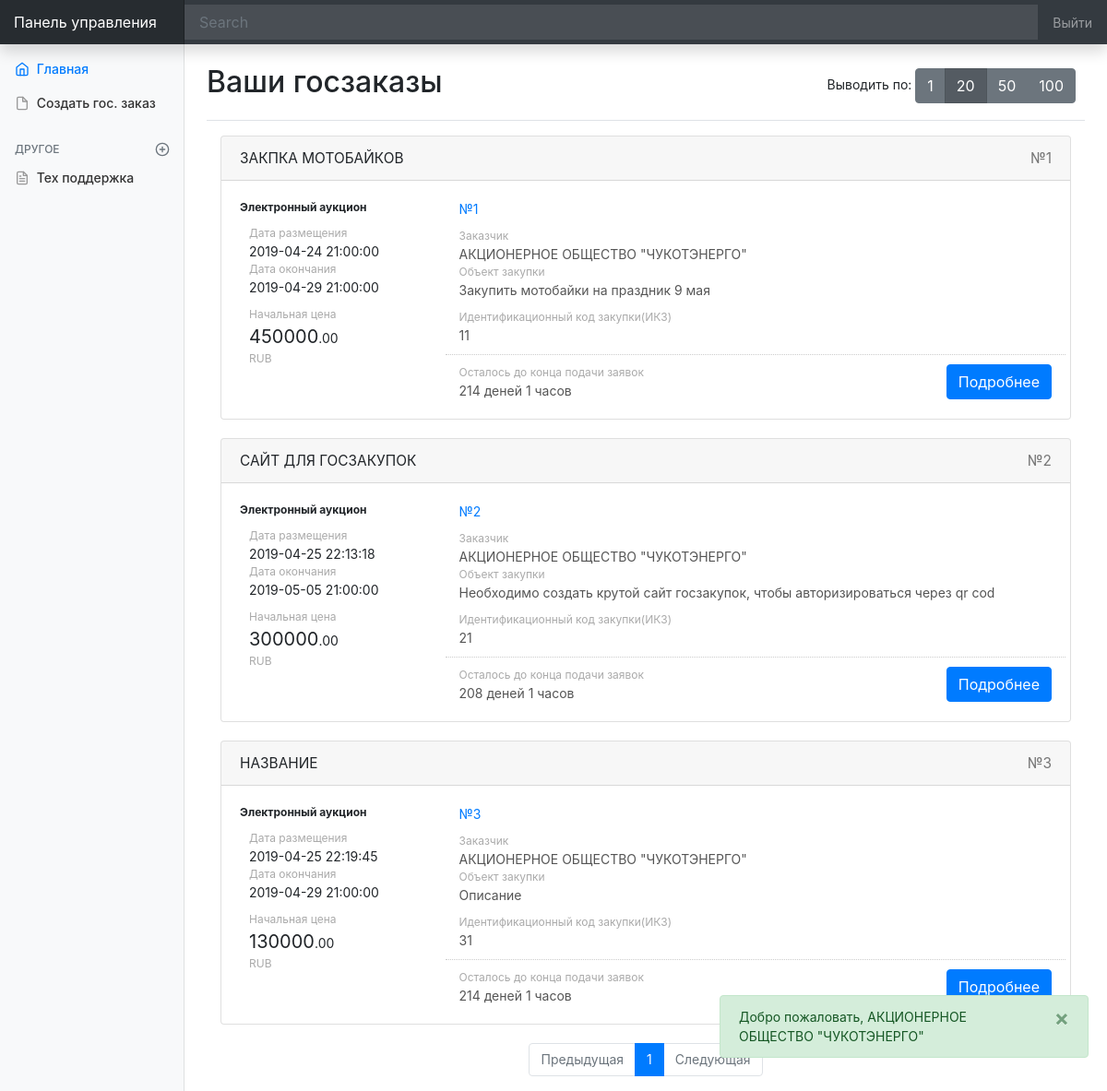
The app's page /gospanel/ (signed in) with its own data.
### tables this page shows
CREATE TABLE `gosorder` (
  `id` int(11) NOT NULL,
  `id_org` int(11) NOT NULL,
  `title` varchar(255) NOT NULL,
  `description` varchar(255) NOT NULL,
  `max_price` double NOT NULL,
  `valuta` varchar(255) NOT NULL,
  `date_start` timestamp NOT NULL DEFAULT CURRENT_TIMESTAMP,
  `object_zakupki` varchar(255) NOT NULL,
  `date_end` timestamp NOT NULL DEFAULT '0000-00-00 00:00:00'
);

### gospanel/templates/main.php (the view)
    <main role="main" class="col-md-9 ml-sm-auto col-lg-10 px-4">
    <div class="main_container">
      <div class="d-flex justify-content-between flex-wrap flex-md-nowrap align-items-center pt-3 pb-2 mb-3 border-bottom">
        <h1 class="h2">Ваши госзаказы</h1>
        <div class="btn-toolbar mb-2 mb-md-0">
                <div style="padding:10px;float:right;">
                Выводить по:
                <div class="btn-group" role="group" aria-label="Basic example">
                  <a href="?page=<?=$page?>&limit=1" class="btn btn-secondary <?=(($limit==1) ? "active":"") ?>">1</a>
                    <a href="?page=<?=$page?>&limit=20" class="btn btn-secondary <?=(($limit==20) ? "active":"") ?>">20</a>
                  <a href="?page=<?=$page?>&limit=50" class="btn btn-secondary <?=(($limit==50) ? "active":"") ?>">50</a>
                  <a href="?page=<?=$page?>&limit=100" class="btn btn-secondary <?=(($limit==100) ? "active":"") ?>">100</a>
                </div>
                    </div>
        </div>
      </div>
        <div class="col-12">
            <?for ($i=0;$i<count($orgZakupki);$i++){?>
                <div class="card" style="margin-bottom:20px;">
                  <div class="card-header">
                      <?=$orgZakupki[$i]["title"]?><div style="float:right;color:#777;">№<?=$orgZakupki[$i]["id"]?></div>
                  </div>
                <div class="row">
                    <div class="col-3">
                      <div class="card-body">
                        <div class="black_bold_title">
                              Электронный аукцион
                          </div>
                          <div class="item_date_block">
                                <div class="gray_title">
                                  Дата размещения
                              </div>
                              <div class="">
                              <?=$orgZakupki[$i]["date_start"]?>
                              </div>
                              <div class="gray_title">
                                  Дата окончания
                              </div>
                              <div class="">
                              <?=$orgZakupki[$i]["date_end"]?>
                              </div>
                          </div>
                          <div class="item_date_block">
                          <div class="gray_title">
                              Начальная цена
                          </div>
                          <div class="cost_value">
                              <?=$orgZakupki[$i]["max_price"]?><span style="font-size:14px;">.00 </span>
                          </div>
                            <div class="gray_title">
                              <?=$orgZakupki[$i]["valuta"]?>
                          </div>
                          </div>
                      </div>
                    </div>
                    <div class="col-9">
                      <div class="card-body">
                              <a class="" href="">
                              №<?=$orgZakupki[$i]["id"]?>
                              </a>
                            <div class="gray_title mt10" >
                                  Заказчик
                              </div>
                              <div class="" style="color:#555;">
                              <?=$_SESSION["gos_title"]?>
                              </div>
                            <div class="gray_title">
                                  Объект закупки
                              </div>
                              <div class="" style="color:#555;">
                              <?=$orgZakupki[$i]["description"]?>
                              </div>
                                <div class="gray_title mt10" >
                                  Идентификационный код закупки(ИКЗ)
                              </div>
                              <div class="" style="color:#555;">
                              <?=$orgZakupki[$i]["id"]?><?=$orgZakupki[$i]["id_org"]?>
                              </div>
                          <div class="item_button_block mt10 row" >
                              <div class="col-6" style="text-align:left;">
                            <div class="gray_title " >
                                  Осталось до конца подачи заявок
                              </div>
                              <div class="" style="color:#555;">
                                <?=date_diff(new DateTime(), new DateTime($orgZakupki[$i]["date_end"]))->days?> деней <?=date_diff(new DateTime(), new DateTime($orgZakupki[$i]["date_end"]))->h?> часов
                              </div>
                              </div>
                              <div class="col-6" style="text-align:right;">
                                   <a href="?act=orderDetail&id=<?=$orgZakupki[$i]["id"]?>" class="btn btn-primary">Подробнее</a>
                              </div>
                              </div>
                      </div>
                    </div>
                </div>
                </div>
            <?}?>
        </div>
                    <nav aria-label="Page navigation example">
              <ul class="pagination justify-content-center">
                <li class="page-item <?=(($page==1) ? "disabled":"" )?>">
                  <a class="page-link" href="?page=<?=$page-1?>&limit=<?=$limit?>" tabindex="-1" aria-disabled="true">Предыдущая</a>
                </li>
                  <?  for ($i=0;$i<$orderPagesNum;$i++){?>
                <li class="page-item <?=(($page-1==$i) ? "active":"") ?>"><a class="page-link" href="?page=<?=($i+1)?>&limit=<?=$limit?>"><?=$i+1?></a></li>
                  <?}?>
                <li class="page-item <?=(($page==$orderPagesNum) ? "disabled":"") ?>">
                  <a class="page-link " href="?page=<?=$page+1?>&limit=<?=$limit?>">Следующая</a>
                </li>
              </ul>
            </nav>
    </div>
</main>

### css/style.css (style rules this page uses)
.gray_title { color:#aaa; font-size:12px; }
.cost_value { font-size:20px; }
.black_bold_title { font-size:12px; font-weight: bold; }
.item_date_block { margin:10px; }
.mt10 { margin-top:10px; }
.item_button_block { border-top:1px dotted #ccc; padding-top:10px; }

### gospanel/css/style.css (style rules this page uses)
body { font-size: .875rem; }
[role="main"] { padding-top: 133px; }
@media (min-width: 768px) { [role="main"] { padding-top: 48px; } }
.card-header { font-size: 1.1em; text-transform: uppercase; background-color: }

### records on screen
gosorder: title "ЗАКПКА МОТОБАЙКОВ", id "1", date_start "2019-04-24 21:00:00", date_end "2019-04-29 21:00:00", max_price "450000", valuta "RUB", description "Закупить мотобайки на праздник 9 мая", id_org "1"
gosorder: title "САЙТ ДЛЯ ГОСЗАКУПОК", id "2", date_start "2019-04-25 22:13:18", date_end "2019-05-05 21:00:00", max_price "300000", valuta "RUB", description "Необходимо создать крутой сайт госзакупок, чтобы авторизироваться через qr cod", id_org "1"
gosorder: title "НАЗВАНИЕ", id "3", date_start "2019-04-25 22:19:45", date_end "2019-04-29 21:00:00", max_price "130000", valuta "RUB", description "Описание", id_org "1"

### other values on screen
$_SESSION['SUCCESS'] "Добро пожаловать, АКЦИОНЕРНОЕ ОБЩЕСТВО \"ЧУКОТЭНЕРГО\""
